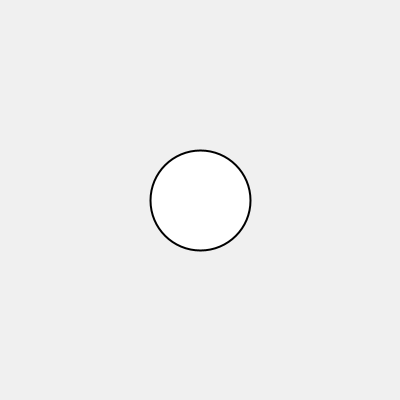
Frame 1 (no input)
Frame 60 (the mouse pressed at the canvas centre just before this capture): identical to frame 1, image omitted
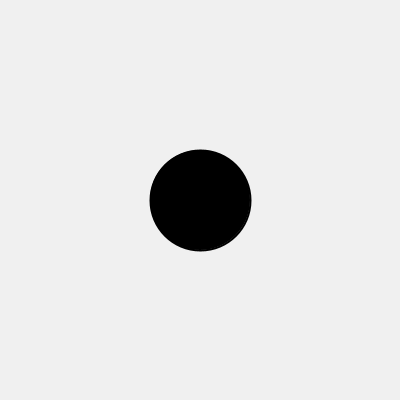
Frame 120 (the mouse held since frame 60 and released just before this capture)

The Processing sketch that drew these frames (run headless with seeded random() and noise(); from frame 60 on, the mouse is pressed at the canvas centre):

// Processing sketch: Day_2_Basic
// ── Day_2_Basic.pde
// Day 2 Basic Demo - Objects II
// Introduces: instance methods that RETURN a value.
//
// The Button class answers a question: "am I being pressed?"
// The return value is a boolean. We use it in an if statement.

Button b;

void setup() {
  size(400, 400);
  b = new Button(width / 2, height / 2, 100);
}

void draw() {
  background(240);

  // Use the return value of isPressed() to choose a fill.
  if (b.isPressed()) {
    fill(0);
  } else {
    fill(255);
  }

  b.show();
}

// --- THE BUTTON CLASS ---
class Button {
  // --- INSTANCE VARIABLES ---
  float x;
  float y;
  float s;

  // --- CONSTRUCTOR ---
  Button(float sx, float sy, float ss) {
    x = sx;
    y = sy;
    s = ss;
  }

  // --- INSTANCE METHOD THAT RETURNS A BOOLEAN ---
  boolean isPressed() {
    boolean inRadius = dist(mouseX, mouseY, x, y) < s / 2;
    return mousePressed && inRadius;
  }

  // --- VOID INSTANCE METHOD ---
  void show() {
    stroke(0);
    strokeWeight(2);
    circle(x, y, s);
  }
}

// KEY IDEAS:
// - A method's return type is the first word of its signature.
//   void     = returns nothing (just does something)
//   boolean  = returns true or false
//   float    = returns a number
// - Use the returned value in if statements, assignments, or drawing calls.
